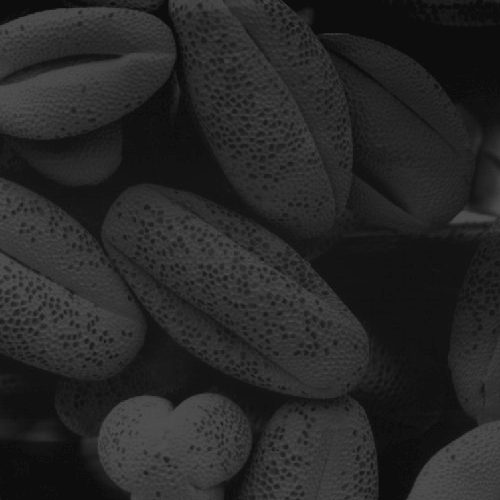
#> input picture shells.png, 500 x 500 px
$ jupyter execute Assignment1.ipynb   (shell and % lines are left out)
#> lines starting #> are read from the running program, lines starting #| are printed output that depends on the picture; long printed decimals are rounded
[cell 1]
import cv2 as cv
import numpy as np
import matplotlib.pyplot as plt

img = cv.imread("shells.png",cv.IMREAD_GRAYSCALE)
#> img is the input picture: shape (500, 500); min 13, max 83, mean 38.7
hist,bins =np.histogram(img.ravel(),256,[0,256])
#> hist = 256 values, max 17718 at index 13, min 0 at index 0, mean 976.6; bins = 257 values from 0 to 256
cdf =hist.cumsum()
#> cdf = 256 values from 0 to 250000
cdf_normalized=cdf*hist.max()/cdf.max()
#> cdf_normalized = 256 values from 0 to 17718
plt.plot(cdf_normalized,color='b')
plt.hist(img.flatten(),256,[0,256],color='r')
plt.xlim([0,256])
plt.legend(('Histogram'),loc='upper left')
plt.title("Histogram of the Original Image")
plt.show()
#> figure, not shown here; tallest bar 17718 high, from x = 13 to 14; curve peaks at x = 83, y = 17718
equ =cv.equalizeHist(img)
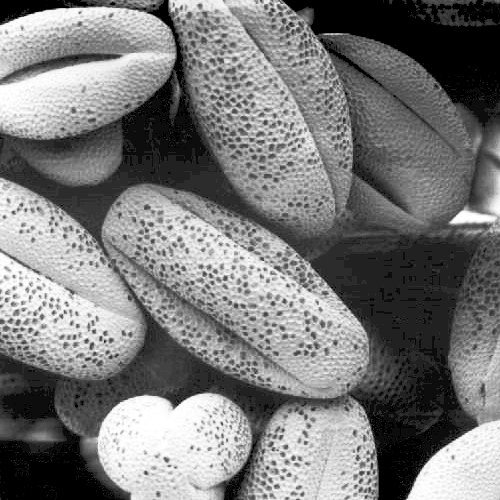
#> equ: shape (500, 500); min 0, max 255, mean 121.5
hist,bins =np.histogram(equ.ravel(),256,[0,256])
#> hist = 256 values, max 17814 at index 0, min 0 at index 2, mean 976.6
cdf=hist.cumsum()
#> cdf = 256 values from 17814 to 250000
cdf_normalized=cdf* hist.max()/cdf.max()
#> cdf_normalized = 256 values from 1269.4 to 17814
plt.plot(cdf_normalized,color='b')
plt.hist(equ.flatten(),256,[0,256],color='r')
plt.xlim([0,256])
plt.legend(('cdf','histogram'),loc='upper left')
plt.title( "Histogram of the Equalized Image")
plt.show()
#> figure, not shown here; tallest bar 17814 high, from x = 0 to 1; curve peaks at x = 255, y = 17814
res=np.hstack((img,equ))
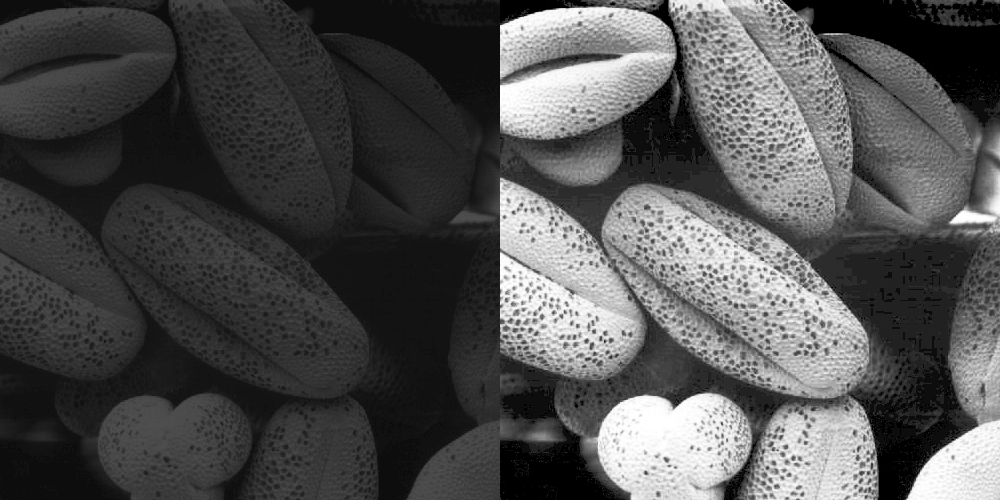
#> res: shape (500, 1000); min 0, max 255, mean 80.1
plt.axis('off')
plt.imshow(res,cmap='gray')

[cell 2]
import numpy as np
import cv2 as cv
import matplotlib.pyplot as plt

img = cv.imread("einstein.png",cv.IMREAD_COLOR)
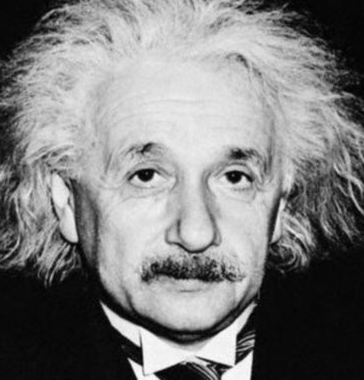
#> input picture einstein.png, 364 x 380 px
#> img is the input picture: shape (380, 364, 3); min 0, max 255, mean 125.9
img =cv.cvtColor(img,cv.COLOR_BGR2RGB)

sobel = np.array([[-1,-2,-1],[0,0,0],[1,2,1]],dtype=np.float32)
im_x=cv.filter2D(img,-1,sobel)
fig,ax=plt.subplots()
ax.imshow(im_x)
ax.set_title("New")
plt.axis("off")
plt.show()

[cell 3]
import numpy as np
import cv2 as cv
import matplotlib.pyplot as plt

img = cv.imread('highlights_and_shadows.jpg',cv.IMREAD_COLOR)
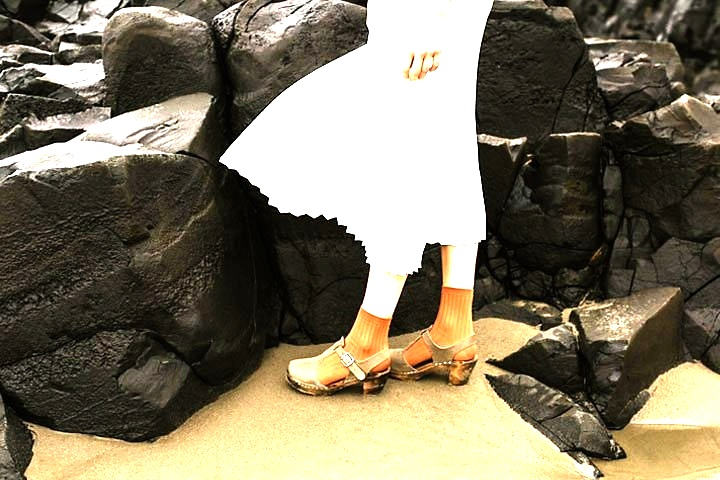
#> input picture highlights_and_shadows.jpg, 720 x 480 px
#> img is the input picture: shape (480, 720, 3); mean B, G, R 97.1, 117.8, 125.5
img =cv.cvtColor(img,cv.COLOR_BGR2RGB)

sobel = np.array([[-1,-2,-1],[0,0,0],[1,2,1]],dtype=np.float32)
im_x=cv.filter2D(img,-1,sobel)
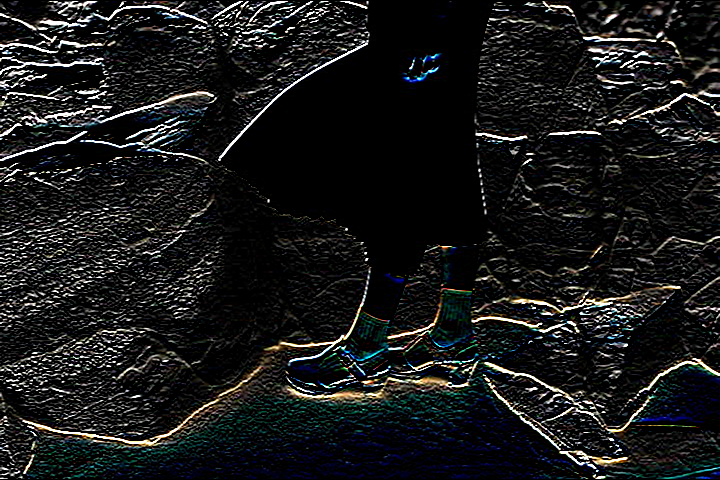
#> im_x: shape (480, 720, 3); mean R, G, B 25, 25.9, 26
fig,ax=plt.subplots()
ax.imshow(im_x)
ax.set_title("New")
plt.axis("off")
plt.show()

[cell 4]
import cv2 as cv
import numpy as np
import math

img = cv.imread('highlights_and_shadows.jpg')

gray = cv.cvtColor(img, cv.COLOR_BGR2GRAY)
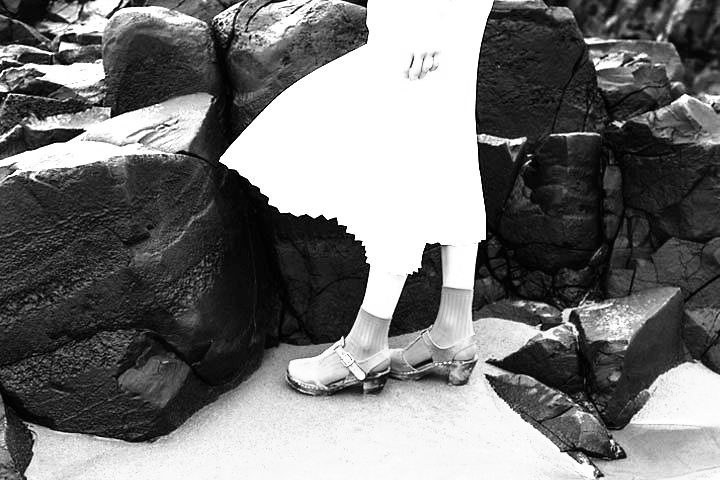
#> gray: shape (480, 720); min 0, max 255, mean 117.8


mid = 0.5
mean = np.mean(gray)
#> mean = 117.8
gamma = math.log(mid*255)/math.log(mean)
#> gamma = 1.02
print(gamma)
#| 1.017


img_gamma1 = np.power(img, gamma).clip(0,255).astype(np.uint8)


hsv = cv.cvtColor(img, cv.COLOR_BGR2HSV)
#> hsv: shape (480, 720, 3); mean H, S, V 20.9, 86.3, 125.6
hue, sat, val = cv.split(hsv)
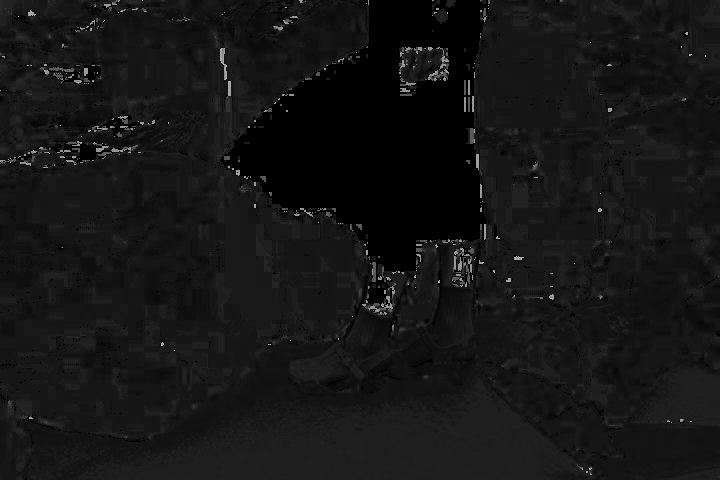
#> hue: shape (480, 720); min 0, max 179, mean 20.9
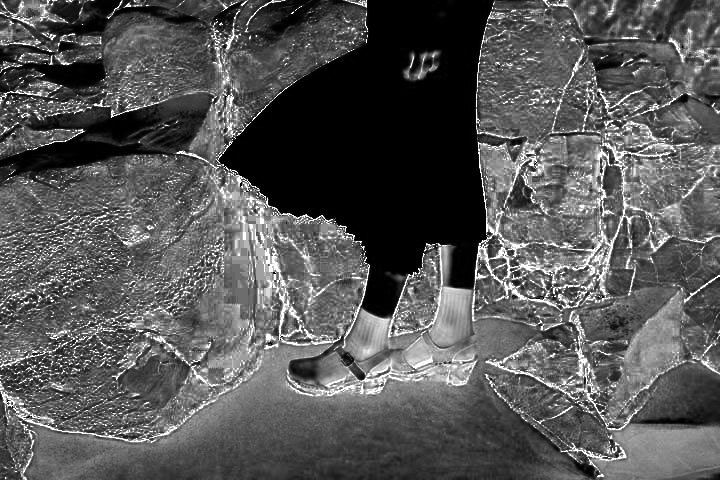
#> sat: shape (480, 720); min 0, max 255, mean 86.3
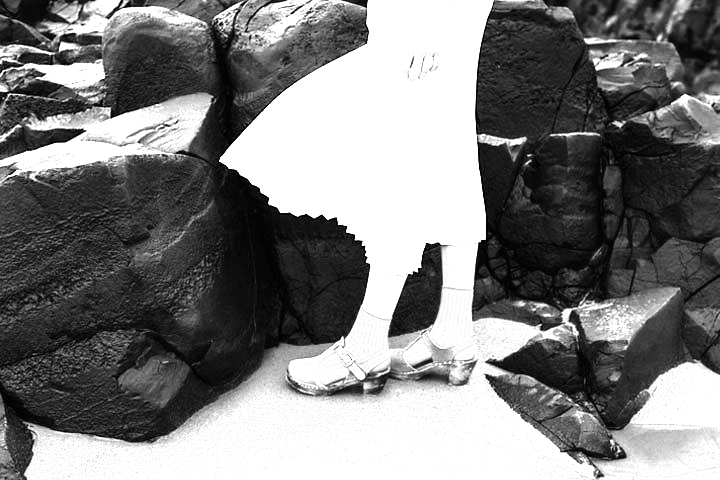
#> val: shape (480, 720); min 0, max 255, mean 125.6


mid = 0.5
mean = np.mean(val)
#> mean = 125.6
gamma = math.log(mid*255)/math.log(mean)
#> gamma = 1
print(gamma)
#| 1.003


val_gamma = np.power(val, gamma).clip(0,255).astype(np.uint8)


hsv_gamma = cv.merge([hue, sat, val_gamma])
#> hsv_gamma: shape (480, 720, 3); mean H, S, V 20.9, 86.3, 126.1
img_gamma2 = cv.cvtColor(hsv_gamma, cv.COLOR_HSV2BGR)

# show results
cv.imshow('input', img)
cv.imshow('result1', img_gamma1)
cv.imshow('result2', img_gamma2)
cv.waitKey(0)
cv.destroyAllWindows()

# save results
cv.imwrite('highlights_and_shadows.jpg', img_gamma1)
cv.imwrite('lioncuddle1_gamma2.jpg', img_gamma2)
#> Out = True

[cell 5]
import numpy as np
import cv2 as cv
import matplotlib.pyplot as plt
f = cv.imread('emma_gray2.jpg',cv.IMREAD_GRAYSCALE)
#assert f is not None
t1=np.linspace(0,50,50)
t2=np.linspace(50,100,0)
t3=np.linspace(100,255,100)
t4=np.linspace(150,255,105)
t=np.concatenate((t1,t2,t3,t4),axis=0).astype(np.uint8)
fig,ax =plt.subplots()
ax.plot(t)
ax.set_aspect("equal")
#assert len(t) == 256
#g=cv.LUT(f,t)
g = t[f]


cv.namedWindow("image",cv.WINDOW_AUTOSIZE)
cv.imshow("Image",f)
cv.waitKey(0)
cv.imshow("Image",g)
cv.waitKey(0)
cv.destroyAllWindows()
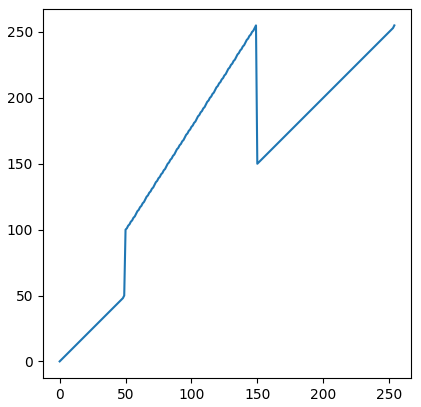
#> figure drawn by matplotlib, 1 panel; curve peaks at x = 149, y = 255
